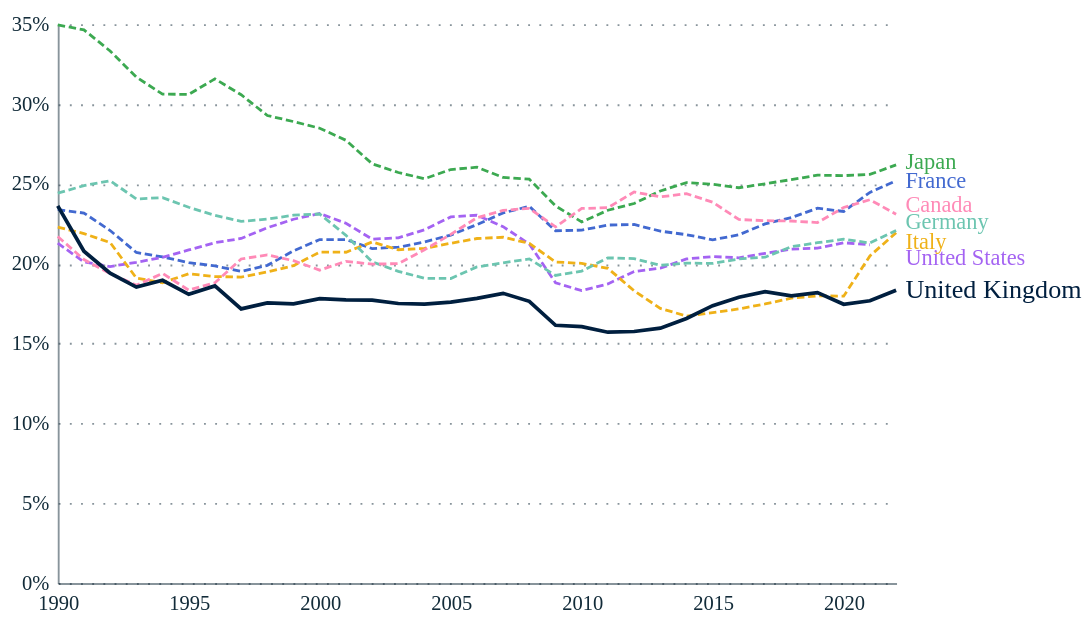

The Vega-Lite source for this figure:
### Vega-Lite specification from a JSON file in a GitHub repository (floating-point values rounded to 4 significant figures; data arrays with more than 128 entries replaced by an {"elided": "..."} marker saying what was removed)
{"config": {"font": "Circular Std", "mark": {"line": {"interpolate": "linear"}}, "view": {"stroke": "transparent", "width": 400, "height": 300}, "range": {"category": ["#179fdb", "#e6224b", "#f4c245", "#122b39", "#eb5c2e", "#36b7b4"], "diverging": ["#E6224B", "#E54753", "#C9C9C9", "#179FDB", "#122B39"], "heatmap": ["#C9C9C9", "#179FDB", "#0063AF", "#122B39"], "ordinal": ["#00A767", "#36B7B4", "#179FDB", "#0063AF", "#243B5A"]}, "axisX": {"labelColor": "#122b39", "tickColor": "#122b39", "domainColor": "#122b39", "domainOpacity": 0.5, "gridOpacity": 0, "labelFont": "Circular Std", "labelAngle": 0, "labelAlign": "center", "labelFontSize": 11, "labelPadding": 5, "tickCount": 10, "tickSize": 0, "title": ""}, "axisY": {"labelColor": "#122b39", "labelFont": "Circular Std", "tickColor": "#122b39", "domainColor": "#122b39", "gridColor": "#122b39", "gridDash": [1, 5], "gridOpacity": 0.5, "labelPadding": 5, "labelFontSize": 11, "domainOpacity": 0.5, "tickSize": 0, "title": null, "titleAlign": "left", "titleAngle": 0, "titleBaseline": "bottom", "titleColor": "#122b39", "titleOpacity": 0.9, "titleX": 0, "titleY": -7}}, "layer": [{"mark": {"type": "line"}, "encoding": {"color": {"field": "Country", "legend": null, "scale": {"domain": ["United Kingdom", "France", "Italy", "Spain", "Germany", "Japan", "Canada", "United States", "Australia", "South Korea"], "range": ["#001f3f", "#4269d0", "#efb118", "#ff725c", "#6cc5b0", "#3ca951", "#ff8ab7", "#a463f2", "#97bbf5", "#9c6b4e"]}, "type": "nominal"}, "size": {"condition": {"test": "(datum.LOCATION === 'GBR')", "value": 2}, "value": 1.5}, "strokeDash": {"condition": {"test": "(datum.LOCATION === 'GBR')", "value": [0, 0]}, "value": [4, 2]}, "x": {"field": "Time", "title": "", "type": "temporal"}, "y": {"axis": {"format": "%"}, "field": "Value", "title": "", "type": "quantitative"}}}, {"mark": {"type": "text", "align": "left", "dx": 5, "dy": {"expr": "{\"Japan\": -2, \"Canada\": -5, \"Germany\": -5, \"United States\": 7, \"Italy\": 5}[datum.Country]"}}, "encoding": {"color": {"field": "Country", "legend": null, "scale": {"domain": ["United Kingdom", "France", "Italy", "Spain", "Germany", "Japan", "Canada", "United States", "Australia", "South Korea"], "range": ["#001f3f", "#4269d0", "#efb118", "#ff725c", "#6cc5b0", "#3ca951", "#ff8ab7", "#a463f2", "#97bbf5", "#9c6b4e"]}, "type": "nominal"}, "size": {"condition": {"test": "(datum.LOCATION === 'GBR')", "value": 14}, "value": 12}, "text": {"field": "label", "type": "nominal"}, "x": {"value": 450}, "y": {"axis": {"format": "%"}, "field": "Value", "title": "", "type": "quantitative"}}}], "data": {"name": "data-c544ccb84420d2643823f89f0b5132b9"}, "height": 300, "width": 450, "$schema": "https://vega.github.io/schema/vega-lite/v5.8.0.json", "datasets": {"data-c544ccb84420d2643823f89f0b5132b9": {"elided": "230 records"}}}
